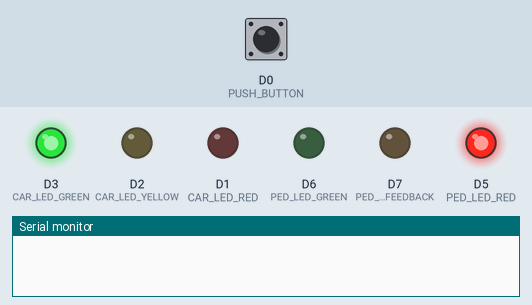
The program below on a simulated ESP8266 (NodeMCU). Parts: output pins drawn as LEDs (lit = HIGH), the last lines printed to the serial monitor. Dashed ring = blinking. The test bench sets the inputs (shaded band); at power-on: D0 (PUSH_BUTTON) LOW.

Above: at 1.2 s.
1.3 s: D0 (PUSH_BUTTON) pulled HIGH for 0.15 s
At 1.7 s:
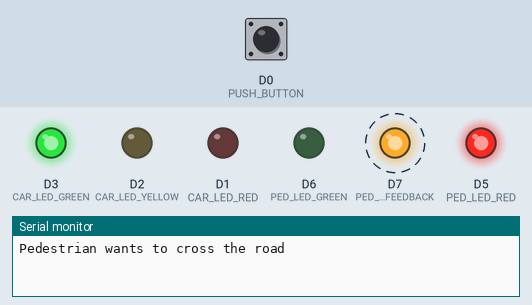
At 11.0 s:
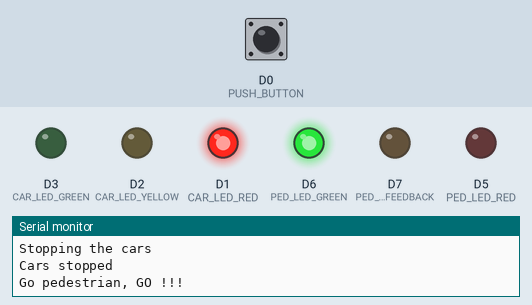
Timing chart, 0 to 19.8 s (numbered marks = the images above; inputs shaded):
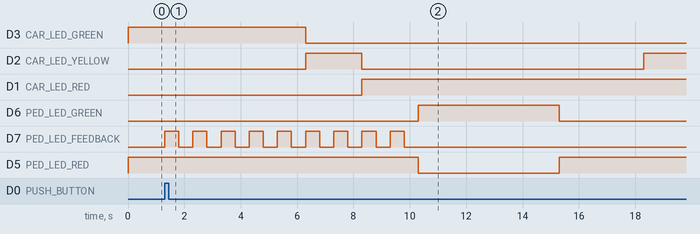

The program:

main.cpp
```cpp
#include <Arduino.h>

const int PUSH_BUTTON = D0;

const int CAR_LED_RED = D1;
const int CAR_LED_YELLOW = D2;
const int CAR_LED_GREEN = D3;

const int PED_LED_RED = D5;
const int PED_LED_GREEN = D6;

const int PED_LED_FEEDBACK = D7;

void setup() {
  Serial.begin(9600);

  pinMode(PUSH_BUTTON, INPUT);
  pinMode(CAR_LED_RED, OUTPUT);
  pinMode(CAR_LED_YELLOW, OUTPUT);
  pinMode(CAR_LED_GREEN, OUTPUT);
  pinMode(PED_LED_FEEDBACK, OUTPUT);
  pinMode(PED_LED_RED, OUTPUT);
  pinMode(PED_LED_GREEN, OUTPUT);

  digitalWrite(CAR_LED_RED, LOW);
  digitalWrite(CAR_LED_YELLOW, LOW);
  digitalWrite(CAR_LED_GREEN, HIGH);
  digitalWrite(PED_LED_FEEDBACK, LOW);
  digitalWrite(PED_LED_RED, HIGH);
  digitalWrite(PED_LED_GREEN, LOW);

}

void loop() {
  if(digitalRead(PUSH_BUTTON) == HIGH) {
    // Start program
    Serial.println("Pedestrian wants to cross the road");
    for(int i= 0; i < 5; i++) {
      digitalWrite(PED_LED_FEEDBACK, HIGH);
      delay(500);
      digitalWrite(PED_LED_FEEDBACK, LOW);
      delay(500);
    }
    Serial.println("Stopping the cars");
    digitalWrite(CAR_LED_GREEN, LOW);
    digitalWrite(CAR_LED_YELLOW, HIGH);
    for(int i= 0; i < 2; i++) {
      digitalWrite(PED_LED_FEEDBACK, HIGH);
      delay(500);
      digitalWrite(PED_LED_FEEDBACK, LOW);
      delay(500);
    }
    digitalWrite(CAR_LED_YELLOW, LOW);
    digitalWrite(CAR_LED_RED, HIGH);
    Serial.println("Cars stopped");
    for(int i= 0; i < 2; i++) {
      digitalWrite(PED_LED_FEEDBACK, HIGH);
      delay(500);
      digitalWrite(PED_LED_FEEDBACK, LOW);
      delay(500);
    }
    digitalWrite(PED_LED_RED, LOW);
    digitalWrite(PED_LED_GREEN, HIGH);
    Serial.println("Go pedestrian, GO !!!");
    delay(5000);
    Serial.println("Hope, you made it to the other side");
    digitalWrite(PED_LED_RED, HIGH);
    digitalWrite(PED_LED_GREEN, LOW);
    delay(3000);
    Serial.println("Hey, cars prepare to start");
    digitalWrite(CAR_LED_YELLOW, HIGH);
    delay(3000);
    Serial.println("Phu, the program is finished :-)");
    digitalWrite(CAR_LED_RED, LOW);
    digitalWrite(CAR_LED_YELLOW, LOW);
    digitalWrite(CAR_LED_GREEN, HIGH);
  }
}
```

Measured:
- after the input at 1.3 s, D3 (CAR_LED_GREEN): HIGH → LOW after 5.0 s; D2 (CAR_LED_YELLOW): LOW → HIGH after 5.0 s, → LOW 2.0 s later, → HIGH 10.0 s later
